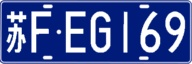
#> input picture data/test_plate.jpg, 192 x 64 px, found by its file name
$ python testNoise.py
#> lines starting #> are read from the running program, lines starting #| are printed output that depends on the picture
# encoding=utf-8

import os
import cv2
import numpy as np
from scipy.linalg import orth


def random_gauss_noise(img,
                       low=2,
                       high=25):
    """
    :param img:
    :param low:
    :param high:
    :return:
    """
    img = img.astype(np.float32)
    img = cv2.normalize(img, None, alpha=0, beta=1.0, norm_type=cv2.NORM_MINMAX)
    img = np.clip(img, 0.0, 1.0)

    noise_level = np.random.randint(low, high)
    rand_num = np.random.rand()
    if rand_num > 0.6:  # add color Gaussian noise
        img += np.random.normal(0, noise_level / 255.0, img.shape).astype(np.float32)
    elif rand_num < 0.4:  # add grayscale Gaussian noise
        img += np.random.normal(0, noise_level / 255.0, (*img.shape[:2], 1)).astype(np.float32)
    else:  # add  noise
        L = high / 255.0
        D = np.diag(np.random.rand(3))
        U = orth(np.random.rand(3, 3))
        conv = np.dot(np.dot(np.transpose(U), D), U)
        img += np.random.multivariate_normal([0, 0, 0], np.abs(L ** 2 * conv), img.shape[:2]).astype(np.float32)
    img = np.clip(img, 0.0, 1.0)

    img *= 255
    img = np.clip(img, 0.0, 255)
    img = img.astype(np.uint8)

    return img

# [56 lines left out: functions random_poisson_noise, random_speckle_noise, not called in this run]

def test_noise():
    """
    :return:
    """
    img_name = "test_plate.jpg"
    img_dir = "E:/PyProjs/TestExperiments/data"
    save_dir = "E:/PyProjs/TestExperiments/result"
    img_path = img_dir + "/" + img_name
    if not os.path.isfile(img_path):
        print("[Err]: invalid image path: {:s}".format(img_path))

    img = cv2.imread(img_path, cv2.IMREAD_COLOR)
#> img is the input picture: shape (64, 192, 3); mean B, G, R 154.8, 85.9, 67
    h, w, c = img.shape
#> h = 64; w = 192; c = 3
    if max(w, h) > 1000:
        img = cv2.resize(img, (int(w // 2), int(h // 2)), cv2.INTER_AREA)

    ## ----- Run the testing
    noise_type = np.random.randint(1, 4)
    if noise_type == 1:
        img_noise = random_gauss_noise(img, low=2, high=10)
#> in random_gauss_noise, `img += np.random.normal(0, noise_level / 255.0, img.shape).astype(np.f..`:
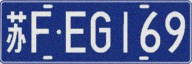
#> img: shape (64, 192, 3) float32; mean B, G, R 0.607, 0.337, 0.263; drawn with min black and max white
#> in random_gauss_noise, `img = np.clip(img, 0.0, 1.0)`:
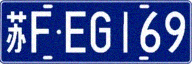
#> img: shape (64, 192, 3) float32; mean B, G, R 0.604, 0.335, 0.268
    elif noise_type == 2:
        img_noise = random_poisson_noise(img)
    elif noise_type == 3:
        img_noise = random_speckle_noise(img, low=5, high=10)
    ## -----

    cv2.imshow("Noise", img_noise)
    cv2.waitKey()

    if noise_type == 1:
        save_img_path = save_dir + "/noise_gauss.jpg"
        print("Noise type: gauss")

    elif noise_type == 2:
        save_img_path = save_dir + "/noise_poisson.jpg"
        print("Noise type: poisson")

    elif noise_type == 3:
        save_img_path = save_dir + "/noise_speckle.jpg"
        print("Noise type: speckle")

    cv2.imwrite(save_img_path, img_noise)


if __name__=="__main__":
    test_noise()
    print("Done.")
